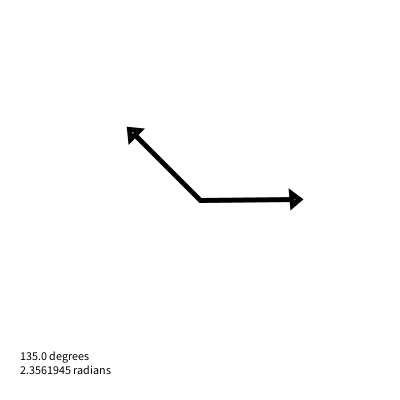
Frame 1 (no input)
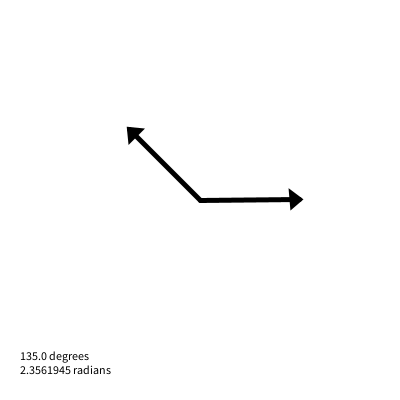
Frame 60 (the mouse pressed at the canvas centre just before this capture)
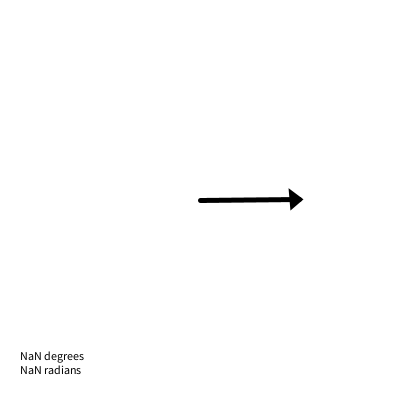
Frame 120 (the mouse held since frame 60 and released just before this capture)

The Processing sketch that drew these frames (run headless with seeded random() and noise(); from frame 60 on, the mouse is pressed at the canvas centre):

// Processing sketch: sketch_6_9_Angle_Between_Vectors
// ── sketch_6_9_Angle_Between_Vectors.pde
PVector center;

void setup() {
  size(400, 400);
  center = new PVector(width/2, height/2);
}

void draw() {
  background(255);  
  drawArrowLine(TWO_PI);
  float rads = getMouseAngle();
  drawArrowLine(rads);
  fill(0);
  text(degrees(rads) + " degrees\n" + rads + " radians", 20, 360);
}

void drawArrowLine(float angle) {  
  //println("Angle:\t" + angle);
  stroke(0);  
  strokeWeight(5);
  pushMatrix();
  translate(center.x, center.y);
  rotate(-angle);
  line(0, 0, 100, 0);
  triangle(100, 0, 92, -6, 92, 6);  
  popMatrix();
}

float getMouseAngle() {
  PVector mouse = new PVector(mouseX, mouseY);
  println(mouse);
  float modifier = 0; // upper right
  float adjacent = mouse.x - center.x;
  if (mouse.x <= center.x && mouse.y <= center.y) {
    modifier = HALF_PI; // upper left
    adjacent = center.y - mouse.y;
    //println("Upper left");
  } else if (mouse.x <= center.x && mouse.y > center.y) {
    modifier = PI; // lower left
    adjacent = center.x - mouse.x;
    //println("Lower left");
  } else if (mouse.x > center.x && mouse.y > center.y) {
    modifier = PI + HALF_PI; // lower right
    adjacent = mouse.y - center.y;
    //println("Lower right");
  }      
  //if (modifier == 0) {
  //  //println("Upper right");
  //}
  
  float hypotenuse = dist(center.x, center.y, abs(mouse.x), abs(mouse.y));
  
  return acos(adjacent/hypotenuse) + modifier;  
}
